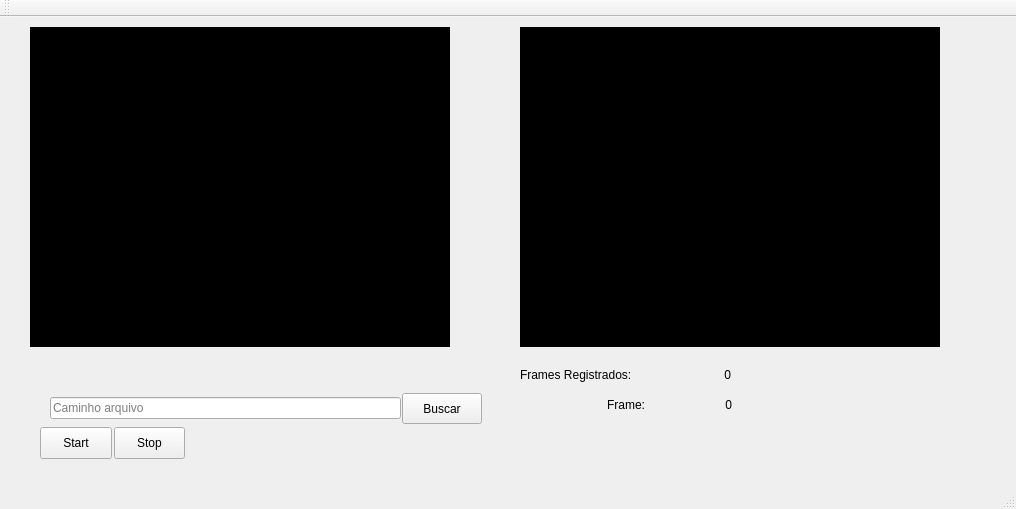
<?xml version="1.0" encoding="UTF-8"?>
<ui version="4.0">
 <class>MainWindow</class>
 <widget class="QMainWindow" name="MainWindow">
  <property name="geometry">
   <rect>
    <x>0</x>
    <y>0</y>
    <width>1016</width>
    <height>509</height>
   </rect>
  </property>
  <property name="windowTitle">
   <string>MainWindow</string>
  </property>
  <widget class="QWidget" name="centralWidget">
   <widget class="QPushButton" name="pushButton_2">
    <property name="geometry">
     <rect>
      <x>114</x>
      <y>410</y>
      <width>71</width>
      <height>32</height>
     </rect>
    </property>
    <property name="text">
     <string>Stop</string>
    </property>
   </widget>
   <widget class="QPushButton" name="pushButton">
    <property name="geometry">
     <rect>
      <x>40</x>
      <y>410</y>
      <width>72</width>
      <height>32</height>
     </rect>
    </property>
    <property name="text">
     <string>Start</string>
    </property>
   </widget>
   <widget class="QLineEdit" name="tbCaminhoArquivo">
    <property name="geometry">
     <rect>
      <x>50</x>
      <y>380</y>
      <width>351</width>
      <height>22</height>
     </rect>
    </property>
    <property name="text">
     <string/>
    </property>
    <property name="placeholderText">
     <string>Caminho arquivo</string>
    </property>
   </widget>
   <widget class="QPushButton" name="pushButton_3">
    <property name="geometry">
     <rect>
      <x>402</x>
      <y>376</y>
      <width>80</width>
      <height>31</height>
     </rect>
    </property>
    <property name="text">
     <string>Buscar</string>
    </property>
   </widget>
   <widget class="QLabel" name="lblVideoProcessado">
    <property name="geometry">
     <rect>
      <x>520</x>
      <y>10</y>
      <width>420</width>
      <height>320</height>
     </rect>
    </property>
    <property name="minimumSize">
     <size>
      <width>420</width>
      <height>320</height>
     </size>
    </property>
    <property name="maximumSize">
     <size>
      <width>420</width>
      <height>320</height>
     </size>
    </property>
    <property name="styleSheet">
     <string notr="true">background: rgb(0, 0, 0)</string>
    </property>
    <property name="text">
     <string>Video Processado</string>
    </property>
   </widget>
   <widget class="QLabel" name="lblVideoOriginal">
    <property name="geometry">
     <rect>
      <x>30</x>
      <y>10</y>
      <width>420</width>
      <height>320</height>
     </rect>
    </property>
    <property name="minimumSize">
     <size>
      <width>420</width>
      <height>320</height>
     </size>
    </property>
    <property name="maximumSize">
     <size>
      <width>420</width>
      <height>320</height>
     </size>
    </property>
    <property name="styleSheet">
     <string notr="true">background: rgb(0, 0, 0)</string>
    </property>
    <property name="text">
     <string>Original</string>
    </property>
   </widget>
   <widget class="QLabel" name="label">
    <property name="geometry">
     <rect>
      <x>520</x>
      <y>350</y>
      <width>131</width>
      <height>16</height>
     </rect>
    </property>
    <property name="text">
     <string>Frames Registrados:</string>
    </property>
   </widget>
   <widget class="QLabel" name="numInfracoesLabel">
    <property name="geometry">
     <rect>
      <x>650</x>
      <y>350</y>
      <width>81</width>
      <height>16</height>
     </rect>
    </property>
    <property name="text">
     <string>0</string>
    </property>
    <property name="alignment">
     <set>Qt::AlignRight|Qt::AlignTrailing|Qt::AlignVCenter</set>
    </property>
   </widget>
   <widget class="QLabel" name="label_2">
    <property name="geometry">
     <rect>
      <x>584</x>
      <y>380</y>
      <width>61</width>
      <height>16</height>
     </rect>
    </property>
    <property name="text">
     <string>Frame:</string>
    </property>
    <property name="alignment">
     <set>Qt::AlignRight|Qt::AlignTrailing|Qt::AlignVCenter</set>
    </property>
   </widget>
   <widget class="QLabel" name="frameCountLabel">
    <property name="geometry">
     <rect>
      <x>670</x>
      <y>380</y>
      <width>62</width>
      <height>16</height>
     </rect>
    </property>
    <property name="text">
     <string>0</string>
    </property>
    <property name="alignment">
     <set>Qt::AlignRight|Qt::AlignTrailing|Qt::AlignVCenter</set>
    </property>
   </widget>
  </widget>
  <widget class="QMenuBar" name="menuBar">
   <property name="geometry">
    <rect>
     <x>0</x>
     <y>0</y>
     <width>1016</width>
     <height>22</height>
    </rect>
   </property>
  </widget>
  <widget class="QToolBar" name="mainToolBar">
   <attribute name="toolBarArea">
    <enum>TopToolBarArea</enum>
   </attribute>
   <attribute name="toolBarBreak">
    <bool>false</bool>
   </attribute>
  </widget>
  <widget class="QStatusBar" name="statusBar"/>
 </widget>
 <layoutdefault spacing="6" margin="11"/>
 <resources/>
 <connections/>
</ui>
